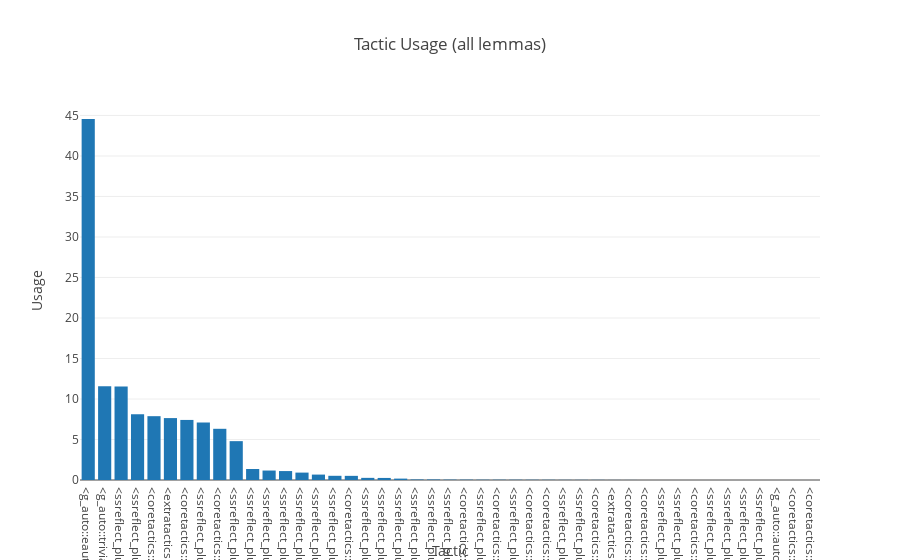

Write notebook code for a chart like this one.
### Code cell
import plotly
import plotly.plotly as py
import plotly.graph_objs as go

tactic_hist = tactr_stats.avg_hist(f_sort=True)
data = [go.Bar(x=[p[0] for p in tactic_hist], y=[p[1] for p in tactic_hist])]

layout = go.Layout(
    title='Tactic Usage (all lemmas)',
    xaxis=dict(
        title='Tactic'
    ),
    yaxis=dict(
        title='Usage',
    ),
)
fig = go.Figure(data=data, layout=layout)
plotly.offline.init_notebook_mode(connected=True)
plotly.offline.iplot(fig, filename='tactic-hist')

### Figure 1 — Plotly figure (JSON) as saved in the notebook; plotly's stock layout.template omitted (floating-point values rounded to 4 significant figures)
{"data": [{"type": "bar", "x": ["<g_auto::eauto@0>", "<g_auto::trivial@0>", "<ssreflect_plugin::ssrpose@0>", "<ssreflect_plugin::ssrexact@1>", "<coretactics::right_with@0>", "<extratactics::contradiction@0>", "<coretactics::transitivity@0>", "<ssreflect_plugin::ssrsuffices@0>", "<coretactics::assumption@0>", "<ssreflect_plugin::ssrsuff@0>", "<ssreflect_plugin::ssrtclby@0>", "<ssreflect_plugin::ssrapply@1>", "<ssreflect_plugin::ssrmove@0>", "<ssreflect_plugin::ssrtcldo@0>", "<ssreflect_plugin::ssrmove@2>", "<ssreflect_plugin::ssrelim@0>", "<coretactics::exists@1>", "<ssreflect_plugin::ssrset@0>", "<ssreflect_plugin::ssrpose@2>", "<ssreflect_plugin::ssrclear@0>", "<ssreflect_plugin::ssrcongr@0>", "<ssreflect_plugin::ssrhave@0>", "<ssreflect_plugin::ssrtclintros@0>", "<coretactics::symmetry@0>", "<ssreflect_plugin::ssrapply@0>", "<coretactics::left@0>", "<ssreflect_plugin::ssrwithoutloss@0>", "<coretactics::right@0>", "<coretactics::exact@0>", "<ssreflect_plugin::ssrrewrite@0>", "<ssreflect_plugin::ssrcase@0>", "<coretactics::split@0>", "<extratactics::discriminate@0>", "<coretactics::clear@0>", "<coretactics::constructor@1>", "<ssreflect_plugin::ssrmove@1>", "<ssreflect_plugin::ssrexact@0>", "<coretactics::constructor@0>", "<ssreflect_plugin::ssrwlog@0>", "<ssreflect_plugin::ssrwithoutlossss@0>", "<ssreflect_plugin::ssrtclseq@0>", "<ssreflect_plugin::ssrcase@1>", "<g_auto::auto@0>", "<coretactics::clearbody@0>", "<coretactics::intro@0>"], "y": [44.57, 11.56, 11.54, 8.132, 7.878, 7.643, 7.416, 7.098, 6.32, 4.796, 1.359, 1.168, 1.102, 0.9134, 0.6676, 0.5183, 0.512, 0.2641, 0.2542, 0.1711, 0.06338, 0.06268, 0.04296, 0.04085, 0.0338, 0.0331, 0.03099, 0.02676, 0.02465, 0.01761, 0.01761, 0.01761, 0.008451, 0.006338, 0.004225, 0.002817, 0.001408, 0.001408, 0.0007042, 0.0007042, 0.0007042, 0.0007042, 0.0007042, 0.0007042, 0]}], "layout": {"title": "Tactic Usage (all lemmas)", "xaxis": {"title": "Tactic"}, "yaxis": {"title": "Usage"}}}
